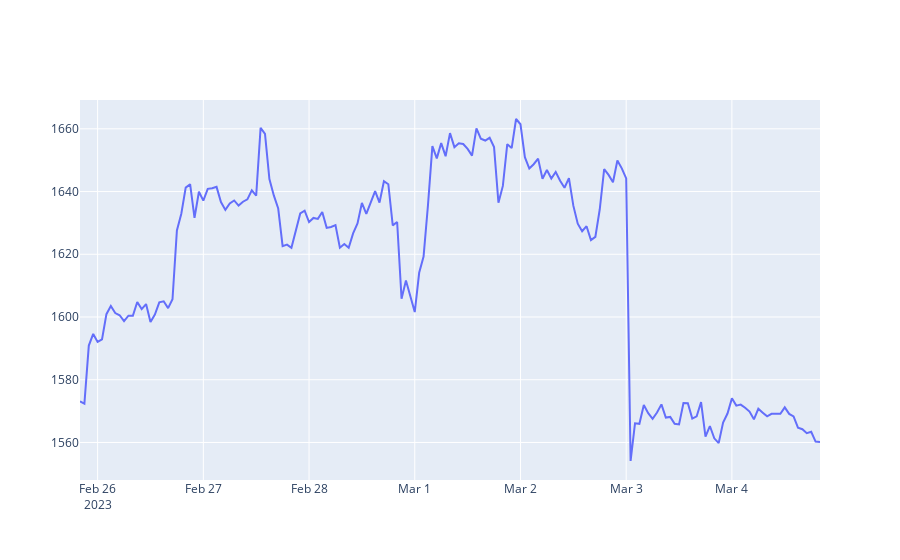
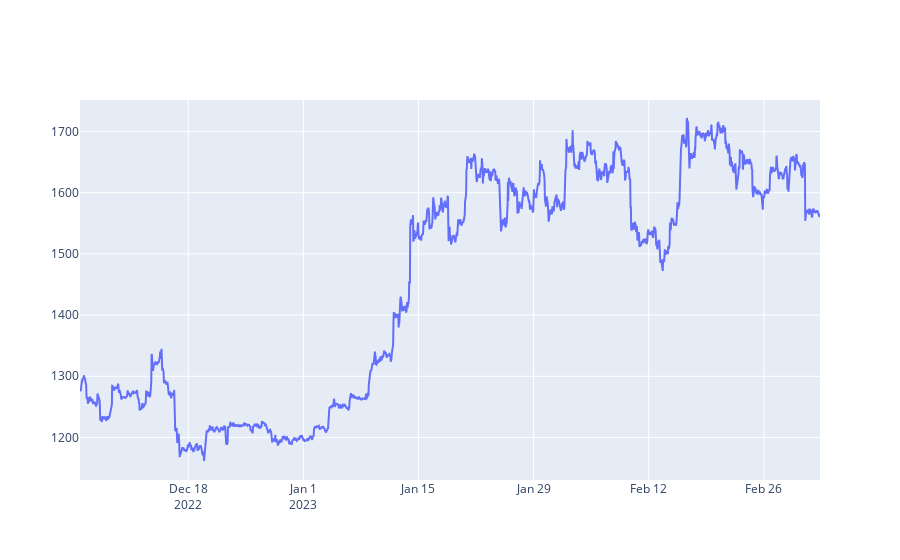

Write notebook code for charts like these, in order.
### Code cell
from plotly.offline import init_notebook_mode, iplot
init_notebook_mode(connected=True)

def getLine(df_input):
    x = df_input.index
    y = df_input.values
    fig = go.Figure(data=go.Scatter(x = x, y = y))
    fig.show()
    
#------------------------------------------------

#( getLine(getRates('ETH-USD',  '1d',  '1h')) )
( getLine(getRates('ETH-USD',  '1wk',  '1h')) )
( getLine(getRates('ETH-USD',  '3mo',  '1h')) )
#( getLine(getRates('ETH-USD',  '3y',  '1d')) )

### Figure 1 — Plotly figure (JSON) as saved in the notebook; plotly's stock layout.template omitted (floating-point values rounded to 4 significant figures; data arrays with more than 128 entries replaced by an {"elided": "..."} marker saying what was removed)
{"data": [{"x": {"elided": "169 str values"}, "y": {"elided": "169 float values"}, "type": "scatter"}], "layout": {"xaxis": {"type": "date", "range": ["2023-02-25 20:00", "2023-03-04 20:00"], "autorange": true}, "yaxis": {"type": "linear", "range": [1548.0, 1669.0], "autorange": true}, "autosize": true}}

### Figure 2 — Plotly figure (JSON) as saved in the notebook; plotly's stock layout.template omitted (floating-point values rounded to 4 significant figures; data arrays with more than 128 entries replaced by an {"elided": "..."} marker saying what was removed)
{"data": [{"x": {"elided": "2161 str values"}, "y": {"elided": "2161 float values"}, "type": "scatter"}], "layout": {"xaxis": {"type": "date", "range": ["2022-12-04 20:00", "2023-03-04 20:00"], "autorange": true}, "yaxis": {"type": "linear", "range": [1130.0, 1752.0], "autorange": true}, "autosize": true}}
